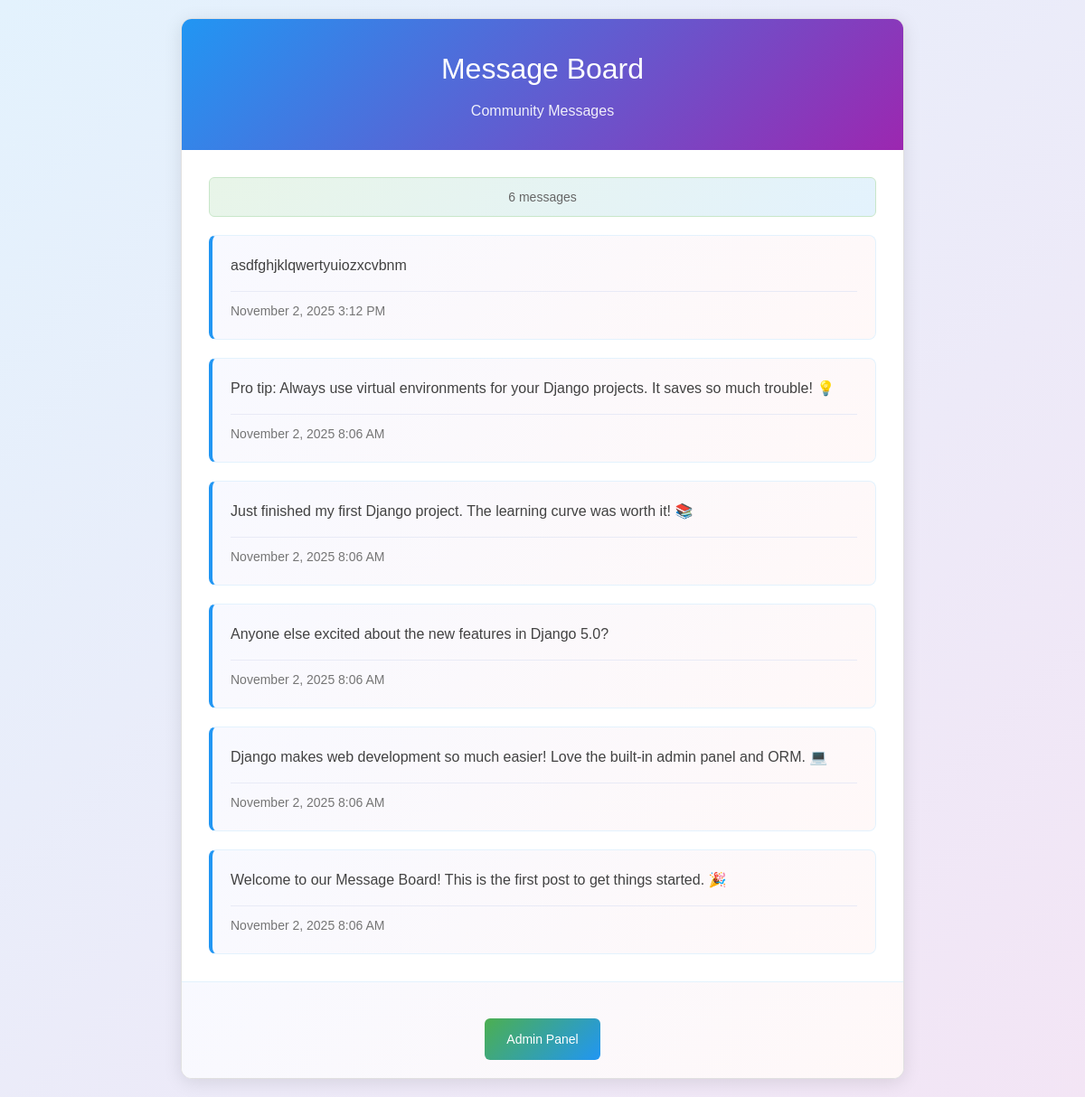
The page / on the database its author committed.
### posts/models.py (models this page shows, shortened)
class Post(models.Model):
    text = models.TextField(
        help_text="Write your message here. It will be displayed on the homepage for everyone to see.",
        verbose_name="Message Content"
    )
    created_at = models.DateTimeField(auto_now_add=True)
    class Meta:
        ordering = ['-created_at']  # Show newest posts first
        verbose_name = "Message"
        verbose_name_plural = "Messages"

### posts/views.py (the view)
# urls.py: path('', HomePageView.as_view(), name='home'),
class HomePageView(ListView):
    model = Post
    template_name = 'posts/home.html'
    context_object_name = 'posts'

### posts/context_processors.py (called while the page is built, shortened)
def admin_statistics(request):
    if not request.path.startswith('/admin/'):
        return {}

### posts/templates/posts/home.html (shortened to what this page needs)
<!DOCTYPE html>
<html lang="en">
<head>
</head>
<body>
    <div class="container">
        <div class="header">
            <h1>Message Board</h1>
            <p>Community Messages</p>
        </div>
        <div class="content">
            {% if posts %}
                <div class="post-count">
                    {{ posts|length }} message{{ posts|length|pluralize }}
                </div>
                {% for post in posts %}
                    <div class="post">
                        <div class="post-text">{{ post.text|linebreaks }}</div>
                        <div class="post-date">
                            {{ post.created_at|date:"F j, Y g:i A" }}
                        </div>
                    </div>
                {% endfor %}
            {% else %}
                <div class="no-posts">
                    <h3>No Messages Yet</h3>
                    <p>Be the first to post a message!</p>
                    <a href="/admin/" class="admin-link">Add Message</a>
                </div>
            {% endif %}
        </div>
        <div class="footer">
            <a href="/admin/" class="admin-link">Admin Panel</a>
        </div>
    </div>
</body>
</html>

### posts/templates/posts/home.html (style rules this page uses)
* { margin: 0; padding: 0; box-sizing: border-box; }
body { font-family: Arial, sans-serif; background: linear-gradient(135deg, #e3f2fd 0%, #f3e5f5 100%); min-height: 100vh; padding: 20px; line-height: 1.6; }
.container { max-width: 800px; margin: 0 auto; background: white; border-radius: 12px; box-shadow: 0 4px 20px rgba(0,0,0,0.1); overflow: hidden; border: 1px solid #e0e0e0; }
.header { background: linear-gradient(135deg, #2196f3 0%, #9c27b0 100%); color: white; padding: 30px; text-align: center; }
.header h1 { font-size: 2rem; margin-bottom: 8px; font-weight: normal; }
.header p { font-size: 1rem; opacity: 0.9; }
.content { padding: 30px; }
.post { background: linear-gradient(135deg, #f8f9ff 0%, #fff8f8 100%); border: 1px solid #e3f2fd; border-radius: 8px; padding: 20px; margin-bottom: 20px; border-left: 4px solid #2196f3; transition: transform 0.2s ease, box-shadow 0.2s ease; }
.post:last-child { margin-bottom: 0; }
.post-text { font-size: 16px; color: #424242; margin-bottom: 15px; }
.post-date { font-size: 14px; color: #757575; border-top: 1px solid #e8eaf6; padding-top: 10px; }
.admin-link { display: inline-block; margin-top: 20px; padding: 12px 24px; background: linear-gradient(135deg, #4caf50 0%, #2196f3 100%); color: white; text-decoration: none; border-radius: 6px; font-size: 14px; font-weight: 500; transition: all 0.3s ease; }
.footer { background: linear-gradient(135deg, #f8f9ff 0%, #fff8f8 100%); padding: 20px; text-align: center; border-top: 1px solid #e3f2fd; }
.post-count { font-size: 14px; color: #666; margin-bottom: 20px; text-align: center; background: linear-gradient(135deg, #e8f5e8 0%, #e3f2fd 100%); padding: 10px; border-radius: 6px; border: 1px solid #c8e6c9; }

### rows shown on the page
Post: text "asdfghjklqwertyuiozxcvbnm", created_at "November 2, 2025 3:12 PM"
Post: text "Pro tip: Always use virtual environments for your Django projects. It saves so much trouble! 💡", created_at "November 2, 2025 8:06 AM"
Post: text "Just finished my first Django project. The learning curve was worth it! 📚", created_at "November 2, 2025 8:06 AM"
Post: text "Anyone else excited about the new features in Django 5.0?", created_at "November 2, 2025 8:06 AM"
Post: text "Django makes web development so much easier! Love the built-in admin panel and ORM. 💻", created_at "November 2, 2025 8:06 AM"
Post: text "Welcome to our Message Board! This is the first post to get things started. 🎉", created_at "November 2, 2025 8:06 AM"

### other values the page prints
{{ posts|length }} "6"
